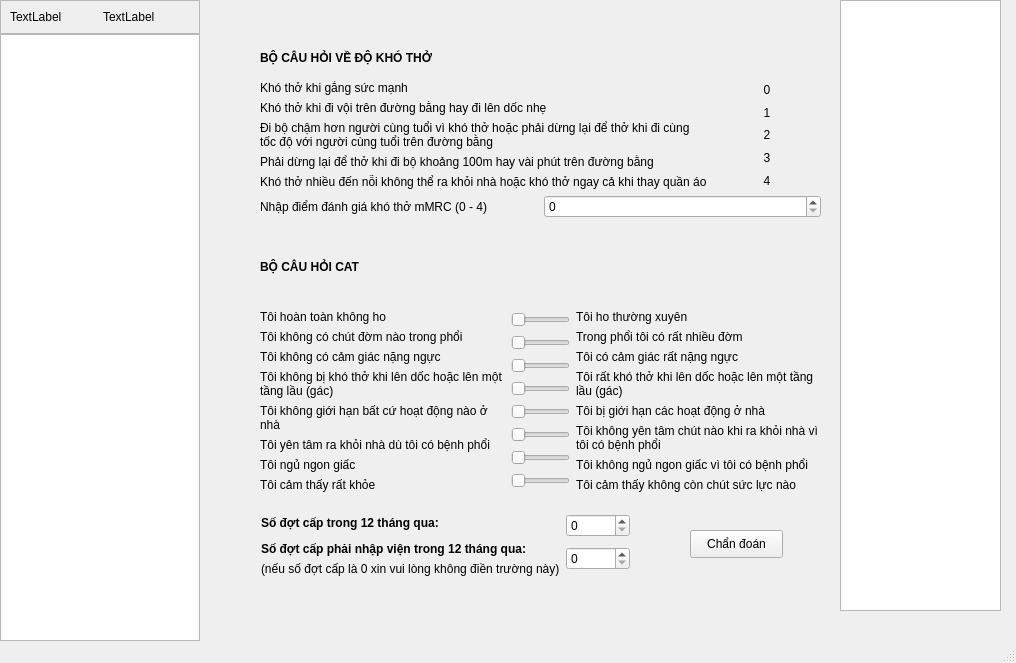
<?xml version="1.0" encoding="UTF-8"?>
<ui version="4.0">
 <class>MainWindow</class>
 <widget class="QMainWindow" name="MainWindow">
  <property name="geometry">
   <rect>
    <x>0</x>
    <y>0</y>
    <width>1016</width>
    <height>663</height>
   </rect>
  </property>
  <property name="windowTitle">
   <string>MainWindow</string>
  </property>
  <widget class="QWidget" name="centralwidget">
   <layout class="QGridLayout" name="gridLayout">
    <property name="leftMargin">
     <number>0</number>
    </property>
    <property name="topMargin">
     <number>0</number>
    </property>
    <property name="rightMargin">
     <number>0</number>
    </property>
    <property name="bottomMargin">
     <number>0</number>
    </property>
    <property name="spacing">
     <number>0</number>
    </property>
    <item row="1" column="1">
     <widget class="QListWidget" name="listWidget">
      <property name="maximumSize">
       <size>
        <width>200</width>
        <height>16777215</height>
       </size>
      </property>
     </widget>
    </item>
    <item row="0" column="0" colspan="2">
     <widget class="QFrame" name="title_frame">
      <property name="frameShape">
       <enum>QFrame::StyledPanel</enum>
      </property>
      <property name="frameShadow">
       <enum>QFrame::Raised</enum>
      </property>
      <layout class="QHBoxLayout" name="horizontalLayout">
       <item>
        <widget class="QLabel" name="title_icon">
         <property name="text">
          <string>TextLabel</string>
         </property>
        </widget>
       </item>
       <item>
        <widget class="QLabel" name="title_label">
         <property name="text">
          <string>TextLabel</string>
         </property>
        </widget>
       </item>
      </layout>
     </widget>
    </item>
    <item row="0" column="2" rowspan="2">
     <widget class="QStackedWidget" name="stackedWidget">
      <property name="frameShape">
       <enum>QFrame::NoFrame</enum>
      </property>
      <property name="currentIndex">
       <number>3</number>
      </property>
      <widget class="QWidget" name="page"/>
      <widget class="QWidget" name="ii_gold">
       <widget class="QLabel" name="ii_mo_ta">
        <property name="enabled">
         <bool>true</bool>
        </property>
        <property name="geometry">
         <rect>
          <x>60</x>
          <y>40</y>
          <width>541</width>
          <height>61</height>
         </rect>
        </property>
        <property name="mouseTracking">
         <bool>true</bool>
        </property>
        <property name="tabletTracking">
         <bool>false</bool>
        </property>
        <property name="focusPolicy">
         <enum>Qt::NoFocus</enum>
        </property>
        <property name="contextMenuPolicy">
         <enum>Qt::DefaultContextMenu</enum>
        </property>
        <property name="frameShape">
         <enum>QFrame::Box</enum>
        </property>
        <property name="text">
         <string>Phát hiện sớm BPTNMT: các đối tượng trả lời “Có” từ 3 câu trở lên trong Bảng dưới nên được giới thiệu tới cơ sở y tế có đo chức năng hô hấp để chủ động phát hiện sớm BPTNMT.</string>
        </property>
        <property name="textFormat">
         <enum>Qt::AutoText</enum>
        </property>
        <property name="scaledContents">
         <bool>false</bool>
        </property>
        <property name="alignment">
         <set>Qt::AlignCenter</set>
        </property>
        <property name="wordWrap">
         <bool>true</bool>
        </property>
       </widget>
       <widget class="QPushButton" name="ii_chan_doan_btn">
        <property name="geometry">
         <rect>
          <x>280</x>
          <y>370</y>
          <width>93</width>
          <height>28</height>
         </rect>
        </property>
        <property name="text">
         <string>Chẩn đoán</string>
        </property>
       </widget>
       <widget class="QTextBrowser" name="ii_hien_thi_ket_qua">
        <property name="geometry">
         <rect>
          <x>60</x>
          <y>460</y>
          <width>541</width>
          <height>121</height>
         </rect>
        </property>
        <property name="styleSheet">
         <string notr="true">background-color: rgb(232, 232, 232);</string>
        </property>
        <property name="frameShape">
         <enum>QFrame::NoFrame</enum>
        </property>
       </widget>
       <widget class="QLabel" name="ii_tieu_de_bang">
        <property name="geometry">
         <rect>
          <x>60</x>
          <y>140</y>
          <width>541</width>
          <height>16</height>
         </rect>
        </property>
        <property name="font">
         <font>
          <weight>75</weight>
          <bold>true</bold>
         </font>
        </property>
        <property name="text">
         <string>BỘ CÂU HỎI TẦM SOÁT BỆNH PHỔI TẮC NGHẼN MẠN TÍNH Ở CỘNG ĐỒNG (THEO GOLD)</string>
        </property>
       </widget>
       <widget class="QSplitter" name="splitter">
        <property name="geometry">
         <rect>
          <x>60</x>
          <y>170</y>
          <width>541</width>
          <height>191</height>
         </rect>
        </property>
        <property name="orientation">
         <enum>Qt::Vertical</enum>
        </property>
        <widget class="QWidget" name="">
         <layout class="QVBoxLayout" name="verticalLayout">
          <item>
           <widget class="QCheckBox" name="ii_ho">
            <property name="text">
             <string>1	Ông/bà có ho vài lần trong hầu hết các ngày</string>
            </property>
           </widget>
          </item>
          <item>
           <widget class="QCheckBox" name="ii_khac_dom">
            <property name="text">
             <string>2	Ông/bà có khạc đờm ở hầu hết các ngày</string>
            </property>
           </widget>
          </item>
          <item>
           <widget class="QCheckBox" name="ii_kho_tho">
            <property name="text">
             <string>3	Ông/bà có dễ bị khó thở hơn những người cùng tuổi</string>
            </property>
           </widget>
          </item>
          <item>
           <widget class="QCheckBox" name="tuoi_tren_40">
            <property name="text">
             <string>4	Ông/bà có trên 40 tuổi</string>
            </property>
           </widget>
          </item>
          <item>
           <widget class="QCheckBox" name="ii_hut_thuoc">
            <property name="text">
             <string>5	Ông/bà vẫn còn hút thuốc lá hoặc đã từng hút thuốc lá</string>
            </property>
           </widget>
          </item>
         </layout>
        </widget>
       </widget>
      </widget>
      <widget class="QWidget" name="iii_iv">
       <widget class="QLabel" name="iii_mo_ta_1">
        <property name="enabled">
         <bool>true</bool>
        </property>
        <property name="geometry">
         <rect>
          <x>60</x>
          <y>40</y>
          <width>541</width>
          <height>61</height>
         </rect>
        </property>
        <property name="mouseTracking">
         <bool>true</bool>
        </property>
        <property name="tabletTracking">
         <bool>false</bool>
        </property>
        <property name="focusPolicy">
         <enum>Qt::NoFocus</enum>
        </property>
        <property name="contextMenuPolicy">
         <enum>Qt::DefaultContextMenu</enum>
        </property>
        <property name="frameShape">
         <enum>QFrame::Box</enum>
        </property>
        <property name="text">
         <string>Đo chức năng hô hấp: kết quả đo CNHH là tiêu chuẩn vàng để chẩn đoán xác định và đánh giá mức độ tắc nghẽn đường thở của bệnh nhân BPTNMT.</string>
        </property>
        <property name="textFormat">
         <enum>Qt::AutoText</enum>
        </property>
        <property name="scaledContents">
         <bool>false</bool>
        </property>
        <property name="alignment">
         <set>Qt::AlignCenter</set>
        </property>
        <property name="wordWrap">
         <bool>true</bool>
        </property>
       </widget>
       <widget class="QLabel" name="iii_mo_ta_2">
        <property name="enabled">
         <bool>true</bool>
        </property>
        <property name="geometry">
         <rect>
          <x>60</x>
          <y>160</y>
          <width>541</width>
          <height>131</height>
         </rect>
        </property>
        <property name="mouseTracking">
         <bool>true</bool>
        </property>
        <property name="tabletTracking">
         <bool>false</bool>
        </property>
        <property name="focusPolicy">
         <enum>Qt::NoFocus</enum>
        </property>
        <property name="contextMenuPolicy">
         <enum>Qt::DefaultContextMenu</enum>
        </property>
        <property name="frameShape">
         <enum>QFrame::Box</enum>
        </property>
        <property name="text">
         <string>Mục tiêu của đánh giá BPTNMT để xác định mức độ giới hạn của luồng khí thở, ảnh hưởng của bệnh đến tình trạng sức khỏe của người bệnh và nguy cơ đợt cấp trong tương lai giúp điều trị bệnh hiệu quả hơn.
Đánh giá BPTNMT dựa trên các khía cạnh sau: mức độ tắc nghẽn đường thở, độ nặng của triệu chứng hiện tại và sự ảnh hưởng của bệnh đối với sức khỏe và cuộc sống của bệnh nhân, tiền sử đợt cấp trong năm trước) và các bệnh lý đồng mắc.
</string>
        </property>
        <property name="textFormat">
         <enum>Qt::AutoText</enum>
        </property>
        <property name="scaledContents">
         <bool>false</bool>
        </property>
        <property name="alignment">
         <set>Qt::AlignLeading|Qt::AlignLeft|Qt::AlignVCenter</set>
        </property>
        <property name="wordWrap">
         <bool>true</bool>
        </property>
       </widget>
       <widget class="QLabel" name="label_3">
        <property name="geometry">
         <rect>
          <x>60</x>
          <y>310</y>
          <width>241</width>
          <height>16</height>
         </rect>
        </property>
        <property name="text">
         <string>Đánh giá mức độ tắc nghẽn đường thở</string>
        </property>
       </widget>
       <widget class="QWidget" name="">
        <property name="geometry">
         <rect>
          <x>60</x>
          <y>340</y>
          <width>541</width>
          <height>30</height>
         </rect>
        </property>
        <layout class="QHBoxLayout" name="horizontalLayout_4">
         <item>
          <widget class="QLabel" name="label_2">
           <property name="text">
            <string>FEV₁</string>
           </property>
          </widget>
         </item>
         <item>
          <widget class="QDoubleSpinBox" name="fev1"/>
         </item>
         <item>
          <widget class="QPushButton" name="iii_chan_doan_2">
           <property name="text">
            <string>Chẩn đoán</string>
           </property>
          </widget>
         </item>
         <item>
          <widget class="QLineEdit" name="copd_stage">
           <property name="styleSheet">
            <string notr="true">background-color: rgb(236, 236, 236);</string>
           </property>
          </widget>
         </item>
        </layout>
       </widget>
       <widget class="QWidget" name="">
        <property name="geometry">
         <rect>
          <x>60</x>
          <y>120</y>
          <width>541</width>
          <height>30</height>
         </rect>
        </property>
        <layout class="QHBoxLayout" name="horizontalLayout_5">
         <item>
          <widget class="QLabel" name="label">
           <property name="text">
            <string>FEV₁/FVC</string>
           </property>
          </widget>
         </item>
         <item>
          <widget class="QDoubleSpinBox" name="fev1_fvc"/>
         </item>
         <item>
          <widget class="QPushButton" name="iii_chan_doan_1">
           <property name="text">
            <string>Chẩn đoán</string>
           </property>
          </widget>
         </item>
         <item>
          <widget class="QLineEdit" name="copd">
           <property name="styleSheet">
            <string notr="true">background-color: rgb(236, 236, 236);</string>
           </property>
          </widget>
         </item>
        </layout>
       </widget>
      </widget>
      <widget class="QWidget" name="v">
       <widget class="QPushButton" name="pushButton">
        <property name="geometry">
         <rect>
          <x>490</x>
          <y>530</y>
          <width>93</width>
          <height>28</height>
         </rect>
        </property>
        <property name="text">
         <string>Chẩn đoán</string>
        </property>
       </widget>
       <widget class="QTextBrowser" name="textBrowser">
        <property name="geometry">
         <rect>
          <x>640</x>
          <y>0</y>
          <width>161</width>
          <height>611</height>
         </rect>
        </property>
       </widget>
       <widget class="QWidget" name="">
        <property name="geometry">
         <rect>
          <x>60</x>
          <y>40</y>
          <width>561</width>
          <height>178</height>
         </rect>
        </property>
        <layout class="QVBoxLayout" name="verticalLayout_6">
         <item>
          <widget class="QLabel" name="label_28">
           <property name="font">
            <font>
             <weight>75</weight>
             <bold>true</bold>
            </font>
           </property>
           <property name="text">
            <string>BỘ CÂU HỎI VỀ ĐỘ KHÓ THỞ</string>
           </property>
          </widget>
         </item>
         <item>
          <layout class="QHBoxLayout" name="horizontalLayout_2">
           <item>
            <layout class="QVBoxLayout" name="verticalLayout_4">
             <item>
              <widget class="QLabel" name="label_4">
               <property name="text">
                <string>Khó thở khi gắng sức mạnh</string>
               </property>
              </widget>
             </item>
             <item>
              <widget class="QLabel" name="label_5">
               <property name="text">
                <string>Khó thở khi đi vội trên đường bằng hay đi lên dốc nhẹ</string>
               </property>
              </widget>
             </item>
             <item>
              <widget class="QLabel" name="label_6">
               <property name="text">
                <string>Đi bộ chậm hơn người cùng tuổi vì khó thở hoặc phải dừng lại để thở khi đi cùng tốc độ với người cùng tuổi trên đường bằng</string>
               </property>
               <property name="wordWrap">
                <bool>true</bool>
               </property>
              </widget>
             </item>
             <item>
              <widget class="QLabel" name="label_7">
               <property name="text">
                <string>Phải dừng lại để thở khi đi bộ khoảng 100m hay vài phút trên đường bằng</string>
               </property>
              </widget>
             </item>
             <item>
              <widget class="QLabel" name="label_8">
               <property name="text">
                <string>Khó thở nhiều đến nỗi không thể ra khỏi nhà hoặc khó thở ngay cả khi thay quần áo</string>
               </property>
              </widget>
             </item>
            </layout>
           </item>
           <item>
            <layout class="QVBoxLayout" name="verticalLayout_3">
             <item>
              <widget class="QLabel" name="label_9">
               <property name="text">
                <string>0</string>
               </property>
               <property name="alignment">
                <set>Qt::AlignCenter</set>
               </property>
              </widget>
             </item>
             <item>
              <widget class="QLabel" name="label_10">
               <property name="text">
                <string>1</string>
               </property>
               <property name="alignment">
                <set>Qt::AlignCenter</set>
               </property>
              </widget>
             </item>
             <item>
              <widget class="QLabel" name="label_11">
               <property name="text">
                <string>2</string>
               </property>
               <property name="alignment">
                <set>Qt::AlignCenter</set>
               </property>
              </widget>
             </item>
             <item>
              <widget class="QLabel" name="label_12">
               <property name="text">
                <string>3</string>
               </property>
               <property name="alignment">
                <set>Qt::AlignCenter</set>
               </property>
              </widget>
             </item>
             <item>
              <widget class="QLabel" name="label_13">
               <property name="text">
                <string>4</string>
               </property>
               <property name="alignment">
                <set>Qt::AlignCenter</set>
               </property>
              </widget>
             </item>
            </layout>
           </item>
          </layout>
         </item>
         <item>
          <layout class="QHBoxLayout" name="horizontalLayout_3">
           <item>
            <widget class="QLabel" name="label_27">
             <property name="text">
              <string>Nhập điểm đánh giá khó thở mMRC (0 - 4)</string>
             </property>
            </widget>
           </item>
           <item>
            <widget class="QSpinBox" name="spinBox">
             <property name="maximum">
              <number>4</number>
             </property>
            </widget>
           </item>
          </layout>
         </item>
        </layout>
       </widget>
       <widget class="QWidget" name="">
        <property name="geometry">
         <rect>
          <x>60</x>
          <y>230</y>
          <width>566</width>
          <height>262</height>
         </rect>
        </property>
        <layout class="QVBoxLayout" name="verticalLayout_13">
         <item>
          <widget class="QLabel" name="label_41">
           <property name="font">
            <font>
             <weight>75</weight>
             <bold>true</bold>
            </font>
           </property>
           <property name="text">
            <string>BỘ CÂU HỎI CAT</string>
           </property>
          </widget>
         </item>
         <item>
          <layout class="QHBoxLayout" name="horizontalLayout_13">
           <item>
            <layout class="QVBoxLayout" name="verticalLayout_11">
             <item>
              <widget class="QLabel" name="label_42">
               <property name="text">
                <string>Tôi hoàn toàn không ho</string>
               </property>
               <property name="wordWrap">
                <bool>true</bool>
               </property>
              </widget>
             </item>
             <item>
              <widget class="QLabel" name="label_43">
               <property name="text">
                <string>Tôi không có chút đờm nào trong phổi</string>
               </property>
               <property name="wordWrap">
                <bool>true</bool>
               </property>
              </widget>
             </item>
             <item>
              <widget class="QLabel" name="label_44">
               <property name="text">
                <string>Tôi không có cảm giác nặng ngực</string>
               </property>
               <property name="wordWrap">
                <bool>true</bool>
               </property>
              </widget>
             </item>
             <item>
              <widget class="QLabel" name="label_45">
               <property name="text">
                <string>Tôi không bị khó thở khi lên dốc hoặc lên một tầng lầu (gác)</string>
               </property>
               <property name="wordWrap">
                <bool>true</bool>
               </property>
              </widget>
             </item>
             <item>
              <widget class="QLabel" name="label_46">
               <property name="text">
                <string>Tôi không giới hạn bất cứ hoạt động nào ở nhà</string>
               </property>
               <property name="wordWrap">
                <bool>true</bool>
               </property>
              </widget>
             </item>
             <item>
              <widget class="QLabel" name="label_55">
               <property name="text">
                <string>Tôi yên tâm ra khỏi nhà dù tôi có bệnh phổi</string>
               </property>
               <property name="wordWrap">
                <bool>true</bool>
               </property>
              </widget>
             </item>
             <item>
              <widget class="QLabel" name="label_56">
               <property name="text">
                <string>Tôi ngủ ngon giấc</string>
               </property>
               <property name="wordWrap">
                <bool>true</bool>
               </property>
              </widget>
             </item>
             <item>
              <widget class="QLabel" name="label_57">
               <property name="text">
                <string>Tôi cảm thấy rất khỏe</string>
               </property>
               <property name="wordWrap">
                <bool>true</bool>
               </property>
              </widget>
             </item>
            </layout>
           </item>
           <item>
            <layout class="QVBoxLayout" name="verticalLayout_12">
             <item>
              <widget class="QSlider" name="horizontalSlider">
               <property name="maximum">
                <number>5</number>
               </property>
               <property name="orientation">
                <enum>Qt::Horizontal</enum>
               </property>
              </widget>
             </item>
             <item>
              <widget class="QSlider" name="horizontalSlider_2">
               <property name="maximum">
                <number>5</number>
               </property>
               <property name="orientation">
                <enum>Qt::Horizontal</enum>
               </property>
              </widget>
             </item>
             <item>
              <widget class="QSlider" name="horizontalSlider_3">
               <property name="maximum">
                <number>5</number>
               </property>
               <property name="orientation">
                <enum>Qt::Horizontal</enum>
               </property>
              </widget>
             </item>
             <item>
              <widget class="QSlider" name="horizontalSlider_4">
               <property name="maximum">
                <number>5</number>
               </property>
               <property name="orientation">
                <enum>Qt::Horizontal</enum>
               </property>
              </widget>
             </item>
             <item>
              <widget class="QSlider" name="horizontalSlider_5">
               <property name="maximum">
                <number>5</number>
               </property>
               <property name="orientation">
                <enum>Qt::Horizontal</enum>
               </property>
              </widget>
             </item>
             <item>
              <widget class="QSlider" name="horizontalSlider_6">
               <property name="maximum">
                <number>5</number>
               </property>
               <property name="orientation">
                <enum>Qt::Horizontal</enum>
               </property>
              </widget>
             </item>
             <item>
              <widget class="QSlider" name="horizontalSlider_7">
               <property name="maximum">
                <number>5</number>
               </property>
               <property name="orientation">
                <enum>Qt::Horizontal</enum>
               </property>
              </widget>
             </item>
             <item>
              <widget class="QSlider" name="horizontalSlider_8">
               <property name="maximum">
                <number>5</number>
               </property>
               <property name="orientation">
                <enum>Qt::Horizontal</enum>
               </property>
              </widget>
             </item>
            </layout>
           </item>
           <item>
            <layout class="QVBoxLayout" name="verticalLayout_10">
             <item>
              <widget class="QLabel" name="label_47">
               <property name="text">
                <string>Tôi ho thường xuyên</string>
               </property>
               <property name="wordWrap">
                <bool>true</bool>
               </property>
              </widget>
             </item>
             <item>
              <widget class="QLabel" name="label_48">
               <property name="text">
                <string>Trong phổi tôi có rất nhiều đờm</string>
               </property>
               <property name="wordWrap">
                <bool>true</bool>
               </property>
              </widget>
             </item>
             <item>
              <widget class="QLabel" name="label_49">
               <property name="text">
                <string>Tôi có cảm giác rất nặng ngực</string>
               </property>
               <property name="wordWrap">
                <bool>true</bool>
               </property>
              </widget>
             </item>
             <item>
              <widget class="QLabel" name="label_50">
               <property name="text">
                <string>Tôi rất khó thở khi lên dốc hoặc lên một tầng lầu (gác)</string>
               </property>
               <property name="wordWrap">
                <bool>true</bool>
               </property>
              </widget>
             </item>
             <item>
              <widget class="QLabel" name="label_51">
               <property name="text">
                <string>Tôi bị giới hạn các hoạt động ở nhà</string>
               </property>
               <property name="wordWrap">
                <bool>true</bool>
               </property>
              </widget>
             </item>
             <item>
              <widget class="QLabel" name="label_52">
               <property name="text">
                <string>Tôi không yên tâm chút nào khi ra khỏi nhà vì tôi có bệnh phổi</string>
               </property>
               <property name="wordWrap">
                <bool>true</bool>
               </property>
              </widget>
             </item>
             <item>
              <widget class="QLabel" name="label_53">
               <property name="text">
                <string>Tôi không ngủ ngon giấc vì tôi có bệnh phổi</string>
               </property>
               <property name="wordWrap">
                <bool>true</bool>
               </property>
              </widget>
             </item>
             <item>
              <widget class="QLabel" name="label_54">
               <property name="text">
                <string>Tôi cảm thấy không còn chút sức lực nào</string>
               </property>
               <property name="wordWrap">
                <bool>true</bool>
               </property>
              </widget>
             </item>
            </layout>
           </item>
          </layout>
         </item>
        </layout>
       </widget>
       <widget class="QWidget" name="">
        <property name="geometry">
         <rect>
          <x>61</x>
          <y>510</y>
          <width>369</width>
          <height>66</height>
         </rect>
        </property>
        <layout class="QHBoxLayout" name="horizontalLayout_14">
         <item>
          <layout class="QVBoxLayout" name="verticalLayout_16">
           <item>
            <widget class="QLabel" name="label_58">
             <property name="font">
              <font>
               <weight>75</weight>
               <bold>true</bold>
              </font>
             </property>
             <property name="text">
              <string>Số đợt cấp trong 12 tháng qua:</string>
             </property>
            </widget>
           </item>
           <item>
            <layout class="QVBoxLayout" name="verticalLayout_15">
             <item>
              <widget class="QLabel" name="label_59">
               <property name="font">
                <font>
                 <weight>75</weight>
                 <bold>true</bold>
                </font>
               </property>
               <property name="text">
                <string>Số đợt cấp phải nhập viện trong 12 tháng qua:</string>
               </property>
               <property name="wordWrap">
                <bool>true</bool>
               </property>
              </widget>
             </item>
             <item>
              <widget class="QLabel" name="label_60">
               <property name="text">
                <string>(nếu số đợt cấp là 0 xin vui lòng không điền trường này)</string>
               </property>
              </widget>
             </item>
            </layout>
           </item>
          </layout>
         </item>
         <item>
          <layout class="QVBoxLayout" name="verticalLayout_14">
           <item>
            <widget class="QSpinBox" name="spinBox_3"/>
           </item>
           <item>
            <widget class="QSpinBox" name="spinBox_4"/>
           </item>
          </layout>
         </item>
        </layout>
       </widget>
      </widget>
      <widget class="QWidget" name="page_5"/>
      <widget class="QWidget" name="page_6"/>
      <widget class="QWidget" name="page_7"/>
      <widget class="QWidget" name="page_8"/>
      <widget class="QWidget" name="page_9"/>
      <widget class="QWidget" name="page_10"/>
      <widget class="QWidget" name="page_11"/>
      <widget class="QWidget" name="page_2"/>
     </widget>
    </item>
   </layout>
  </widget>
  <widget class="QMenuBar" name="menubar">
   <property name="geometry">
    <rect>
     <x>0</x>
     <y>0</y>
     <width>1016</width>
     <height>26</height>
    </rect>
   </property>
  </widget>
  <widget class="QStatusBar" name="statusbar"/>
 </widget>
 <resources/>
 <connections/>
</ui>
